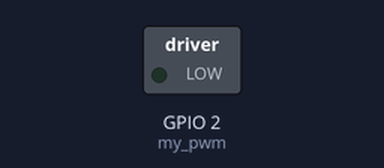
Simulated run of this program. Board: Raspberry Pi (BCM pin numbers). On the bench: switched loads named in the program (green lamp = pin HIGH). Dashed ring = blinking. What the program prints to the terminal is not drawn.

Above: at 0.05 s.
Timing chart, 0 to 4.6 s (numbered marks = the images above):
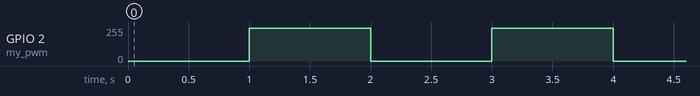

The program:

dc_motor.py
```python
import RPi.GPIO as GPIO
import time

GPIO.setmode(GPIO.BCM)
GPIO.setwarnings(False)
PIN = 2
GPIO.setup(PIN, GPIO.OUT)
my_pwm = GPIO.PWM(PIN, 100)


my_pwm.start(0)

def motorON():
    my_pwm.start(97)

def motorOFF():
    my_pwm.start(0)

if __name__ == "__main__":
    while(True):
#        runFan(20)
        #motorOF`F()
        print("turn OFF")
        my_pwm.start(0)
        time.sleep(1)
        print("turn ON")
        my_pwm.start(96)
        time.sleep(1)
```

Measured:
- by itself, GPIO 2 (my_pwm): alternates 245/255 for 1.0 s and 0/255 for 1.0 s
